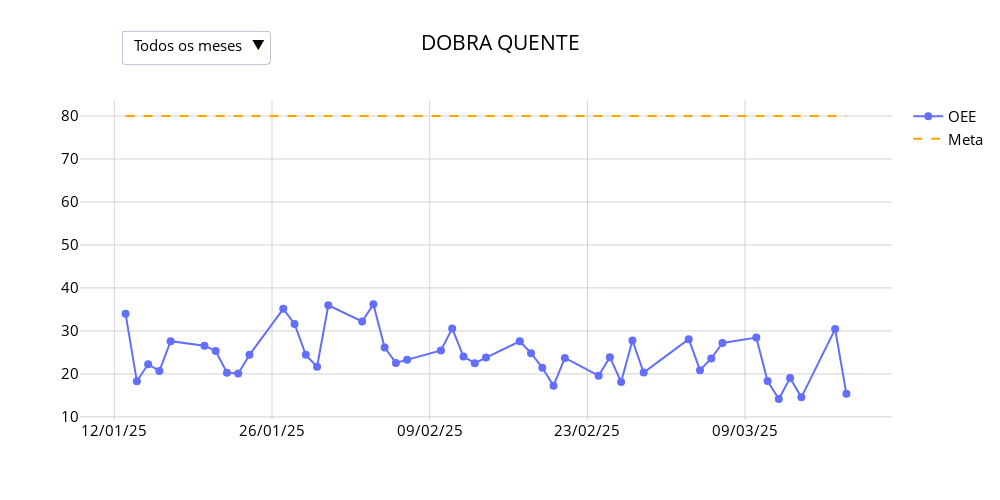

The cell this chart's notebook holds for it:
### Code cell
# Supondo que df_oee já foi criado corretamente com as datas como índice e as unidades como colunas
df_oee.index = pd.to_datetime(df_oee.index, format='%d/%m/%Y')

# Filtrar para mostrar apenas os dados de 2024 e até o dia anterior ao atual
data_atual = datetime.now().date()
df_oee = df_oee[(df_oee.index.year == 2025) & (df_oee.index < pd.Timestamp(data_atual))]
df_oee = df_oee[~df_oee.index.weekday.isin([5, 6])]

# Extrair os meses do DataFrame para criar os filtros
df_oee['Month'] = df_oee.index.strftime('%B')  # Adiciona uma coluna com o nome do mês
months = df_oee['Month'].unique()

# Criar o gráfico de linha com marcadores para a coluna 'DOBRA QUENTE'
fig = make_subplots(rows=1, cols=1, shared_xaxes=True, vertical_spacing=0.05)

# Adicionar a linha com os pontos de produção para 'DOBRA QUENTE' (inicialmente mostrando todos os meses de 2024)
fig.add_trace(go.Scatter(
    x=df_oee.index, 
    y=df_oee['DOBRA QUENTE'],
    mode='lines+markers',
    name='OEE',  # Nome da linha na legenda
    marker=dict(size=8),
    line=dict(width=2),
    hovertemplate="<b>Data</b>: %{x}<br><b>OEE</b>: %{y}<extra></extra>"
))

# Adicionar a linha de referência inicial (meta) - exemplo com valor 8000
fig.add_trace(go.Scatter(
    x=df_oee.index, 
    y=[80] * len(df_oee), 
    mode='lines',
    name='Meta',  # Nome da linha de meta na legenda
    line=dict(color='orange', width=2, dash='dash'),
    hoverinfo='none'
))

# Configurar o layout com fundo transparente, linhas de grade, e outras customizações
fig.update_layout(
    title={
        'text': 'DOBRA QUENTE',  # Título fixo do gráfico
        'x': 0.5,  # Centralizar o título horizontalmente
        'xanchor': 'center'
    },
    xaxis=dict(
        tickformat='%d/%m/%y',  # Formato para mostrar o ano abreviado no eixo X
        showgrid=True,
        gridcolor='lightgrey'
    ),
    yaxis=dict(
        showgrid=True,
        gridcolor='lightgrey'
    ),
    template='plotly_white',
    plot_bgcolor='rgba(0, 0, 0, 0)',  # Fundo transparente
    height=500, width=1000,
    font_color="blue",
    title_font_color="black",
    font=dict(size=15, color="Black")
)

# Criar os filtros dinâmicos para o mês
dropdown_buttons_month = [
    dict(label="Todos os meses",
         method="update",
         args=[{"x": [df_oee.index, df_oee.index], 
                "y": [df_oee['DOBRA QUENTE'], [80] * len(df_oee)]},
               {"annotations": []}]),  # Remove a atualização do título
]

# Adicionar uma opção no dropdown para cada mês
for month in months:
    filtered_df = df_oee[df_oee['Month'] == month]  # Filtra o DataFrame pelo mês atual
    dropdown_buttons_month.append(
        dict(label=month,  # Nome do mês que aparecerá no menu
             method="update",
             args=[{"x": [filtered_df.index, filtered_df.index], 
                    "y": [filtered_df['DOBRA QUENTE'], [80] * len(filtered_df)]},
                   {"annotations": []}])  # Remove a atualização do título
    )

# Adicionar os botões ao layout e posicionar na mesma linha do título
fig.update_layout(
    updatemenus=[
        dict(
            buttons=dropdown_buttons_month,
            direction="down",  # Direção do menu (dropdown)
            pad={"r": 10, "t": 10},  # Espaçamento do menu em relação ao gráfico
            showactive=True,
            x=0.05,  # Ajusta a posição horizontal do menu
            xanchor='left',
            y=1.25,  # Ajusta a posição vertical para alinhar com o título
            yanchor='top'
        )
    ]
)

# Mostrar o gráfico
fig.show()

### Figure 1 — Plotly figure (JSON) as saved in the notebook; plotly's stock layout.template omitted (floating-point values rounded to 4 significant figures)
{"data": [{"hovertemplate": "<b>Data</b>: %{x}<br><b>OEE</b>: %{y}<extra></extra>", "line": {"width": 2}, "marker": {"size": 8}, "mode": "lines+markers", "name": "OEE", "type": "scatter", "x": ["2025-01-13T00:00:00", "2025-01-14T00:00:00", "2025-01-15T00:00:00", "2025-01-16T00:00:00", "2025-01-17T00:00:00", "2025-01-20T00:00:00", "2025-01-21T00:00:00", "2025-01-22T00:00:00", "2025-01-23T00:00:00", "2025-01-24T00:00:00", "2025-01-27T00:00:00", "2025-01-28T00:00:00", "2025-01-29T00:00:00", "2025-01-30T00:00:00", "2025-01-31T00:00:00", "2025-02-03T00:00:00", "2025-02-04T00:00:00", "2025-02-05T00:00:00", "2025-02-06T00:00:00", "2025-02-07T00:00:00", "2025-02-10T00:00:00", "2025-02-11T00:00:00", "2025-02-12T00:00:00", "2025-02-13T00:00:00", "2025-02-14T00:00:00", "2025-02-17T00:00:00", "2025-02-18T00:00:00", "2025-02-19T00:00:00", "2025-02-20T00:00:00", "2025-02-21T00:00:00", "2025-02-24T00:00:00", "2025-02-25T00:00:00", "2025-02-26T00:00:00", "2025-02-27T00:00:00", "2025-02-28T00:00:00", "2025-03-04T00:00:00", "2025-03-05T00:00:00", "2025-03-06T00:00:00", "2025-03-07T00:00:00", "2025-03-10T00:00:00", "2025-03-11T00:00:00", "2025-03-12T00:00:00", "2025-03-13T00:00:00", "2025-03-14T00:00:00", "2025-03-17T00:00:00", "2025-03-18T00:00:00"], "y": [33.98, 18.28, 22.25, 20.68, 27.62, 26.57, 25.31, 20.28, 20.11, 24.44, 35.13, 31.63, 24.43, 21.66, 35.95, 32.19, 36.18, 26.12, 22.55, 23.31, 25.46, 30.59, 24.02, 22.5, 23.81, 27.6, 24.82, 21.44, 17.26, 23.71, 19.59, 23.89, 18.11, 27.76, 20.31, 28.07, 20.86, 23.59, 27.21, 28.44, 18.33, 14.16, 19.06, 14.54, 30.43, 15.36]}, {"hoverinfo": "none", "line": {"color": "orange", "dash": "dash", "width": 2}, "mode": "lines", "name": "Meta", "type": "scatter", "x": ["2025-01-13T00:00:00", "2025-01-14T00:00:00", "2025-01-15T00:00:00", "2025-01-16T00:00:00", "2025-01-17T00:00:00", "2025-01-20T00:00:00", "2025-01-21T00:00:00", "2025-01-22T00:00:00", "2025-01-23T00:00:00", "2025-01-24T00:00:00", "2025-01-27T00:00:00", "2025-01-28T00:00:00", "2025-01-29T00:00:00", "2025-01-30T00:00:00", "2025-01-31T00:00:00", "2025-02-03T00:00:00", "2025-02-04T00:00:00", "2025-02-05T00:00:00", "2025-02-06T00:00:00", "2025-02-07T00:00:00", "2025-02-10T00:00:00", "2025-02-11T00:00:00", "2025-02-12T00:00:00", "2025-02-13T00:00:00", "2025-02-14T00:00:00", "2025-02-17T00:00:00", "2025-02-18T00:00:00", "2025-02-19T00:00:00", "2025-02-20T00:00:00", "2025-02-21T00:00:00", "2025-02-24T00:00:00", "2025-02-25T00:00:00", "2025-02-26T00:00:00", "2025-02-27T00:00:00", "2025-02-28T00:00:00", "2025-03-04T00:00:00", "2025-03-05T00:00:00", "2025-03-06T00:00:00", "2025-03-07T00:00:00", "2025-03-10T00:00:00", "2025-03-11T00:00:00", "2025-03-12T00:00:00", "2025-03-13T00:00:00", "2025-03-14T00:00:00", "2025-03-17T00:00:00", "2025-03-18T00:00:00"], "y": [80, 80, 80, 80, 80, 80, 80, 80, 80, 80, 80, 80, 80, 80, 80, 80, 80, 80, 80, 80, 80, 80, 80, 80, 80, 80, 80, 80, 80, 80, 80, 80, 80, 80, 80, 80, 80, 80, 80, 80, 80, 80, 80, 80, 80, 80]}], "layout": {"font": {"color": "Black", "size": 15}, "height": 500, "plot_bgcolor": "rgba(0, 0, 0, 0)", "title": {"font": {"color": "black"}, "text": "DOBRA QUENTE", "x": 0.5, "xanchor": "center"}, "updatemenus": [{"buttons": [{"args": [{"x": [["2025-01-13T00:00:00", "2025-01-14T00:00:00", "2025-01-15T00:00:00", "2025-01-16T00:00:00", "2025-01-17T00:00:00", "2025-01-20T00:00:00", "2025-01-21T00:00:00", "2025-01-22T00:00:00", "2025-01-23T00:00:00", "2025-01-24T00:00:00", "2025-01-27T00:00:00", "2025-01-28T00:00:00", "2025-01-29T00:00:00", "2025-01-30T00:00:00", "2025-01-31T00:00:00", "2025-02-03T00:00:00", "2025-02-04T00:00:00", "2025-02-05T00:00:00", "2025-02-06T00:00:00", "2025-02-07T00:00:00", "2025-02-10T00:00:00", "2025-02-11T00:00:00", "2025-02-12T00:00:00", "2025-02-13T00:00:00", "2025-02-14T00:00:00", "2025-02-17T00:00:00", "2025-02-18T00:00:00", "2025-02-19T00:00:00", "2025-02-20T00:00:00", "2025-02-21T00:00:00", "2025-02-24T00:00:00", "2025-02-25T00:00:00", "2025-02-26T00:00:00", "2025-02-27T00:00:00", "2025-02-28T00:00:00", "2025-03-04T00:00:00", "2025-03-05T00:00:00", "2025-03-06T00:00:00", "2025-03-07T00:00:00", "2025-03-10T00:00:00", "2025-03-11T00:00:00", "2025-03-12T00:00:00", "2025-03-13T00:00:00", "2025-03-14T00:00:00", "2025-03-17T00:00:00", "2025-03-18T00:00:00"], ["2025-01-13T00:00:00", "2025-01-14T00:00:00", "2025-01-15T00:00:00", "2025-01-16T00:00:00", "2025-01-17T00:00:00", "2025-01-20T00:00:00", "2025-01-21T00:00:00", "2025-01-22T00:00:00", "2025-01-23T00:00:00", "2025-01-24T00:00:00", "2025-01-27T00:00:00", "2025-01-28T00:00:00", "2025-01-29T00:00:00", "2025-01-30T00:00:00", "2025-01-31T00:00:00", "2025-02-03T00:00:00", "2025-02-04T00:00:00", "2025-02-05T00:00:00", "2025-02-06T00:00:00", "2025-02-07T00:00:00", "2025-02-10T00:00:00", "2025-02-11T00:00:00", "2025-02-12T00:00:00", "2025-02-13T00:00:00", "2025-02-14T00:00:00", "2025-02-17T00:00:00", "2025-02-18T00:00:00", "2025-02-19T00:00:00", "2025-02-20T00:00:00", "2025-02-21T00:00:00", "2025-02-24T00:00:00", "2025-02-25T00:00:00", "2025-02-26T00:00:00", "2025-02-27T00:00:00", "2025-02-28T00:00:00", "2025-03-04T00:00:00", "2025-03-05T00:00:00", "2025-03-06T00:00:00", "2025-03-07T00:00:00", "2025-03-10T00:00:00", "2025-03-11T00:00:00", "2025-03-12T00:00:00", "2025-03-13T00:00:00", "2025-03-14T00:00:00", "2025-03-17T00:00:00", "2025-03-18T00:00:00"]], "y": [[33.98, 18.28, 22.25, 20.68, 27.62, 26.57, 25.31, 20.28, 20.11, 24.44, 35.13, 31.63, 24.43, 21.66, 35.95, 32.19, 36.18, 26.12, 22.55, 23.31, 25.46, 30.59, 24.02, 22.5, 23.81, 27.6, 24.82, 21.44, 17.26, 23.71, 19.59, 23.89, 18.11, 27.76, 20.31, 28.07, 20.86, 23.59, 27.21, 28.44, 18.33, 14.16, 19.06, 14.54, 30.43, 15.36], [80, 80, 80, 80, 80, 80, 80, 80, 80, 80, 80, 80, 80, 80, 80, 80, 80, 80, 80, 80, 80, 80, 80, 80, 80, 80, 80, 80, 80, 80, 80, 80, 80, 80, 80, 80, 80, 80, 80, 80, 80, 80, 80, 80, 80, 80]]}, {"annotations": []}], "label": "Todos os meses", "method": "update"}, {"args": [{"x": [["2025-01-13T00:00:00", "2025-01-14T00:00:00", "2025-01-15T00:00:00", "2025-01-16T00:00:00", "2025-01-17T00:00:00", "2025-01-20T00:00:00", "2025-01-21T00:00:00", "2025-01-22T00:00:00", "2025-01-23T00:00:00", "2025-01-24T00:00:00", "2025-01-27T00:00:00", "2025-01-28T00:00:00", "2025-01-29T00:00:00", "2025-01-30T00:00:00", "2025-01-31T00:00:00"], ["2025-01-13T00:00:00", "2025-01-14T00:00:00", "2025-01-15T00:00:00", "2025-01-16T00:00:00", "2025-01-17T00:00:00", "2025-01-20T00:00:00", "2025-01-21T00:00:00", "2025-01-22T00:00:00", "2025-01-23T00:00:00", "2025-01-24T00:00:00", "2025-01-27T00:00:00", "2025-01-28T00:00:00", "2025-01-29T00:00:00", "2025-01-30T00:00:00", "2025-01-31T00:00:00"]], "y": [[33.98, 18.28, 22.25, 20.68, 27.62, 26.57, 25.31, 20.28, 20.11, 24.44, 35.13, 31.63, 24.43, 21.66, 35.95], [80, 80, 80, 80, 80, 80, 80, 80, 80, 80, 80, 80, 80, 80, 80]]}, {"annotations": []}], "label": "janeiro", "method": "update"}, {"args": [{"x": [["2025-02-03T00:00:00", "2025-02-04T00:00:00", "2025-02-05T00:00:00", "2025-02-06T00:00:00", "2025-02-07T00:00:00", "2025-02-10T00:00:00", "2025-02-11T00:00:00", "2025-02-12T00:00:00", "2025-02-13T00:00:00", "2025-02-14T00:00:00", "2025-02-17T00:00:00", "2025-02-18T00:00:00", "2025-02-19T00:00:00", "2025-02-20T00:00:00", "2025-02-21T00:00:00", "2025-02-24T00:00:00", "2025-02-25T00:00:00", "2025-02-26T00:00:00", "2025-02-27T00:00:00", "2025-02-28T00:00:00"], ["2025-02-03T00:00:00", "2025-02-04T00:00:00", "2025-02-05T00:00:00", "2025-02-06T00:00:00", "2025-02-07T00:00:00", "2025-02-10T00:00:00", "2025-02-11T00:00:00", "2025-02-12T00:00:00", "2025-02-13T00:00:00", "2025-02-14T00:00:00", "2025-02-17T00:00:00", "2025-02-18T00:00:00", "2025-02-19T00:00:00", "2025-02-20T00:00:00", "2025-02-21T00:00:00", "2025-02-24T00:00:00", "2025-02-25T00:00:00", "2025-02-26T00:00:00", "2025-02-27T00:00:00", "2025-02-28T00:00:00"]], "y": [[32.19, 36.18, 26.12, 22.55, 23.31, 25.46, 30.59, 24.02, 22.5, 23.81, 27.6, 24.82, 21.44, 17.26, 23.71, 19.59, 23.89, 18.11, 27.76, 20.31], [80, 80, 80, 80, 80, 80, 80, 80, 80, 80, 80, 80, 80, 80, 80, 80, 80, 80, 80, 80]]}, {"annotations": []}], "label": "fevereiro", "method": "update"}, {"args": [{"x": [["2025-03-04T00:00:00", "2025-03-05T00:00:00", "2025-03-06T00:00:00", "2025-03-07T00:00:00", "2025-03-10T00:00:00", "2025-03-11T00:00:00", "2025-03-12T00:00:00", "2025-03-13T00:00:00", "2025-03-14T00:00:00", "2025-03-17T00:00:00", "2025-03-18T00:00:00"], ["2025-03-04T00:00:00", "2025-03-05T00:00:00", "2025-03-06T00:00:00", "2025-03-07T00:00:00", "2025-03-10T00:00:00", "2025-03-11T00:00:00", "2025-03-12T00:00:00", "2025-03-13T00:00:00", "2025-03-14T00:00:00", "2025-03-17T00:00:00", "2025-03-18T00:00:00"]], "y": [[28.07, 20.86, 23.59, 27.21, 28.44, 18.33, 14.16, 19.06, 14.54, 30.43, 15.36], [80, 80, 80, 80, 80, 80, 80, 80, 80, 80, 80]]}, {"annotations": []}], "label": "marÃ§o", "method": "update"}], "direction": "down", "pad": {"r": 10, "t": 10}, "showactive": true, "x": 0.05, "xanchor": "left", "y": 1.25, "yanchor": "top"}], "width": 1000, "xaxis": {"anchor": "y", "domain": [0, 1], "gridcolor": "lightgrey", "showgrid": true, "tickformat": "%d/%m/%y"}, "yaxis": {"anchor": "x", "domain": [0, 1], "gridcolor": "lightgrey", "showgrid": true}}}
